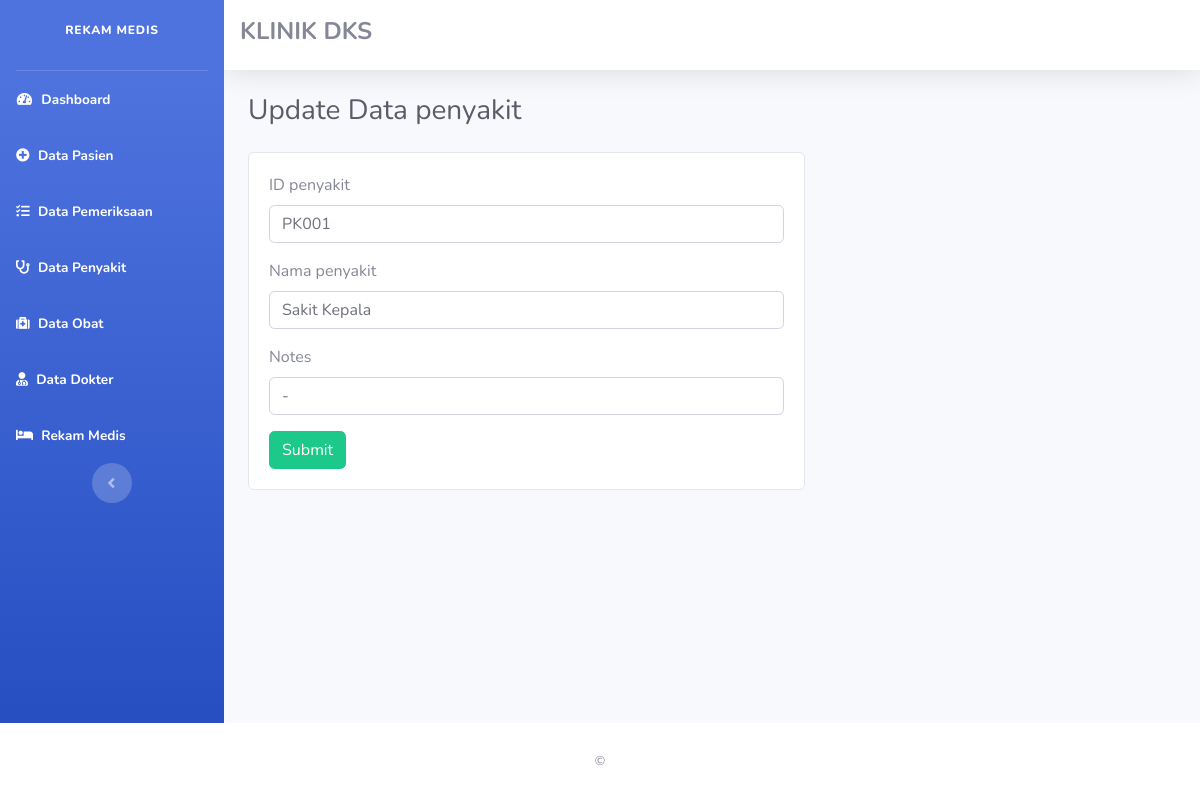
/Data_penyakit/update_data/PK001, run on the app's committed database.
### tables this page shows
CREATE TABLE `data_penyakit` (
  `id_penyakit` varchar(8) NOT NULL,
  `nama_penyakit` varchar(40) NOT NULL,
  `notes` varchar(50) DEFAULT NULL
);

### application/controllers/Data_penyakit.php (called while the page is built, shortened)
<?php
class Data_Penyakit extends CI_Controller {
    public function update_data($id)
    {
        $data['penyakit'] = $this->db->query("SELECT * FROM data_penyakit WHERE id_penyakit='$id'")->result();
        $data['title'] = "Update Data penyakit";
        $this->load->view('templates/Header',$data);
        $this->load->view('templates/Sidebar');
        $this->load->view('Update_data_penyakit',$data);
        $this->load->view('templates/Footer');
    }
}
?>

### index.php (called while the page is built, shortened)
<?php
require_once BASEPATH.'core/CodeIgniter.php';

### application/views/Update_data_penyakit.php (the view, shortened to what this page needs)
<div class="container-fluid">
<div class="d-sm-flex align-items-center justify-content-between mb-4">
    <h1 class="h3 mb-0 text-gray-800"><?php echo $title ?></h1>
</div>
<div class="card" style="width : 60%; margin-bottom :100px">
<div class="card-body">
<?php foreach ($penyakit as $pem); ?>
<form method="POST" action="<?php echo base_url('Data_penyakit/update_data_aksi') ?>">
<div class="form-group">
<label> ID penyakit </label>
<input type="text" name="id_penyakit" class="form-control" value="<?php echo $pem->id_penyakit ?>">
</div>
<div class="form-group">
<label> Nama penyakit </label>
<input type="text" name="nama_penyakit" class="form-control" value="<?php echo $pem->nama_penyakit ?>">
</div>
<div class="form-group">
<label> Notes </label>
<input type="text" name="notes" class="form-control" value="<?php echo $pem->notes ?>">
</div>
<button type="submit" class="btn btn-success">Submit</button>
</form>
</div>
</div>
</div>

### data on the page
data_penyakit: id_penyakit "PK001", nama_penyakit "Sakit Kepala", notes "-"

### other printed values
$title "Update Data penyakit"
